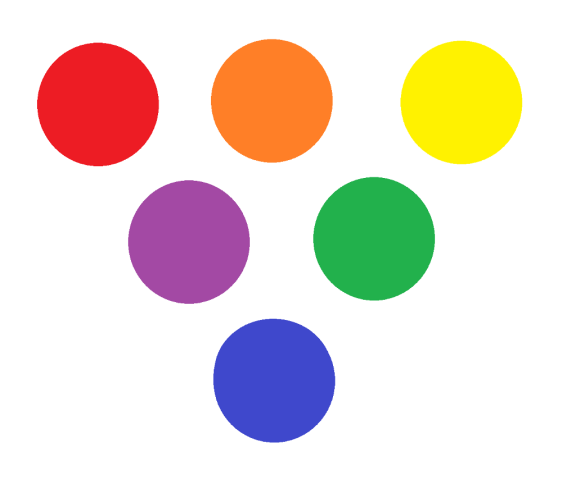
#> input picture circles.jpg, 576 x 493 px
$ python objecttracking.py
#> lines starting #> are read from the running program, lines starting #| are printed output that depends on the picture; after the words box and inside, x2 and y2 are one past the last pixel; in counts of white or black regions, pixels touching at a corner belong together
import cv2
import numpy as np

image = cv2.imread('circles.jpg', 1)
#> image is the input picture: shape (493, 576, 3); mean B, G, R 213, 221.2, 233.2
cv2.imshow('image', image)

new_image = cv2.cvtColor(image, cv2.COLOR_BGR2HSV)
#> new_image: shape (493, 576, 3); mean H, S, V 23.7, 50.6, 245.1
cv2.imshow('image', new_image)

lower = np.array([110, 50, 50])
upper = np.array([130, 252, 252])
mask = cv2.inRange(new_image, lower, upper)
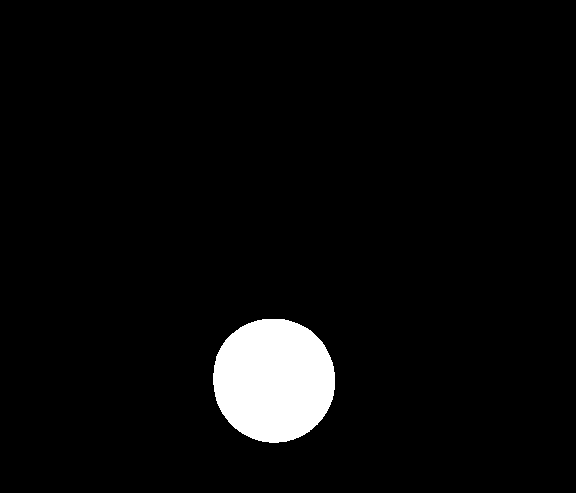
#> mask: shape (493, 576); 4.2% white; 1 white region, box (x1, y1, x2, y2) and area: (213, 319, 335, 443) 11984
cv2.imshow('mask', mask)

res = cv2.bitwise_and(image, image, mask=mask)
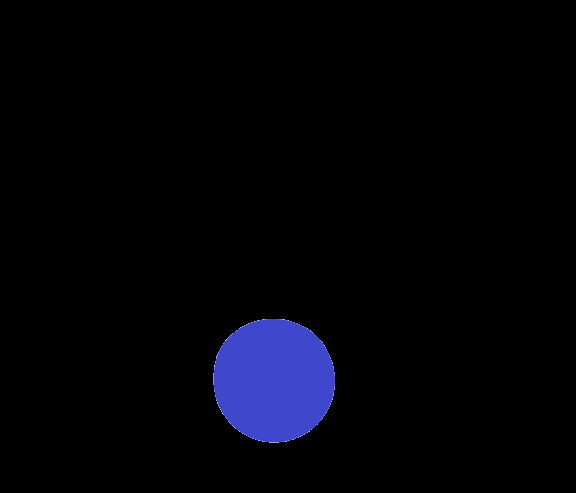
#> res: shape (493, 576, 3); mean B, G, R 8.6, 3.1, 2.7
cv2.imshow('res', res)

cv2.waitKey(0)
cv2.destroyAllWindows()
